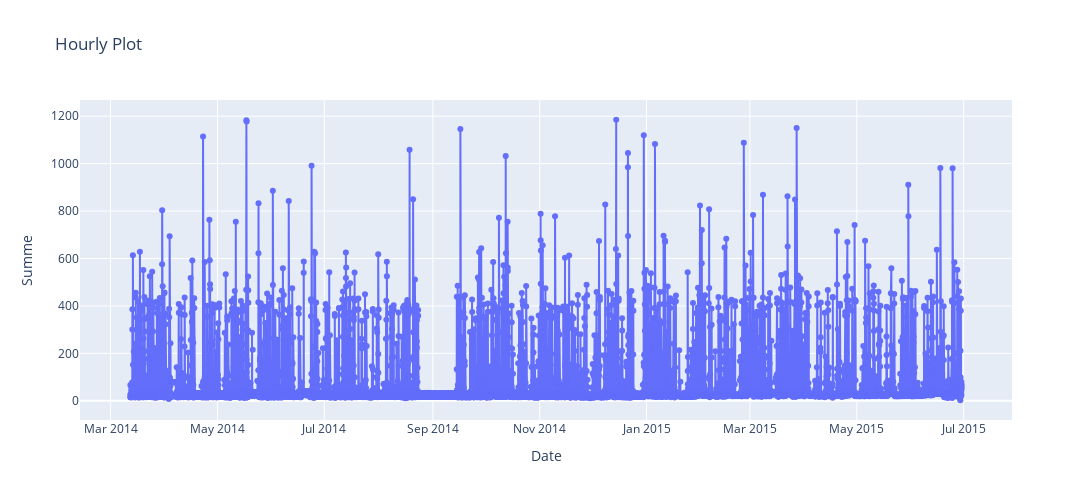

Notebook cell for this chart:
### Code cell
x_feature_name = 'Timestamp'
y_feature_name = 'Summe'
title = 'Hourly Plot '
plot(hourly_df,x_feature_name,y_feature_name,title = title,preview=True)

### Figure 1 — Plotly figure (JSON) as saved in the notebook; plotly's stock layout.template omitted (floating-point values rounded to 4 significant figures; data arrays with more than 128 entries replaced by an {"elided": "..."} marker saying what was removed)
{"data": [{"mode": "lines+markers", "name": "Summe", "type": "scatter", "x": {"elided": "11391 str values"}, "y": {"elided": "11391 float values"}}], "layout": {"height": 500, "title": {"text": "Hourly Plot "}, "width": 1200, "xaxis": {"title": {"text": "Date"}}, "yaxis": {"title": {"text": "Summe"}}}}
